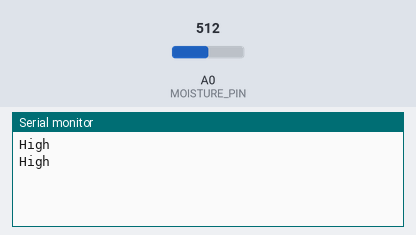
This sketch was run on a simulated Arduino Uno, built with avr-gcc and run on an emulated ATmega328P. Parts: the last lines printed to the serial monitor. The test bench sets the inputs (shaded band); at power-on: A0 (MOISTURE_PIN) = 512.

Above: at 8.8 s.
8.9 s: A0 (MOISTURE_PIN) set to 535
At 16.8 s:
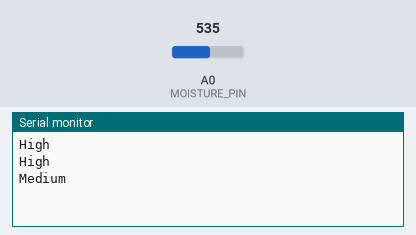
17.5 s: A0 (MOISTURE_PIN) set to 760
At 25.2 s:
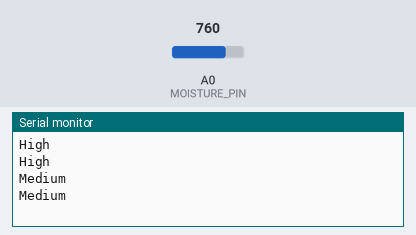
25.5 s: A0 (MOISTURE_PIN) set to 795
At 32.6 s:
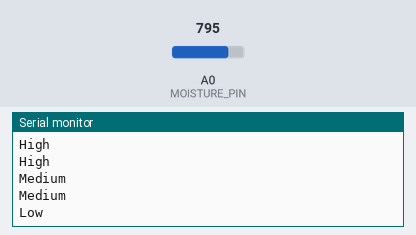

The sketch:

Gorw_plant_grow.ino
```cpp
#include <Arduino.h>

#define MOISTURE_PIN A0

void setup() {
  Serial.begin(9600);  // Initialize serial communication
}

void loop() {
  // Read the moisture level
  int moistureLevel = analogRead(MOISTURE_PIN);

  // Convert the moisture level to a percentage (0 to 100%)
  float moisturePercentage = map(moistureLevel, 0, 1023, 0, 100);

  // Determine the moisture category and send it to Serial
  if (moisturePercentage > 75) {
    Serial.println("Low");
  } else if (moisturePercentage > 50) {
    Serial.println("Medium");
  } else {
    Serial.println("High");
  }

  // Add a delay before the next reading
  delay(8000); // Wait 2 seconds
}
```

Measured:
- the behaviour switches between 521 and 522 on A0 (MOISTURE_PIN) (found by bisection; images 0 and 1)
- the behaviour switches between 777 and 778 on A0 (MOISTURE_PIN) (found by bisection; images 2 and 3)
- after the input at 8.9 s, the serial monitor: prints a new line after 7.1 s (image 1)
- after the input at 25.5 s, the serial monitor: prints a new line after 6.5 s (image 3)
